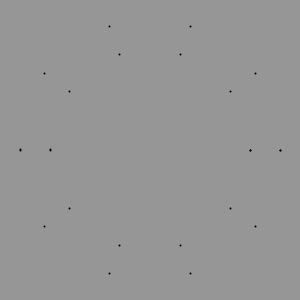
Frame 1 (no input)
Frame 60 (the mouse pressed at the canvas centre just before this capture): identical to frame 1, image omitted
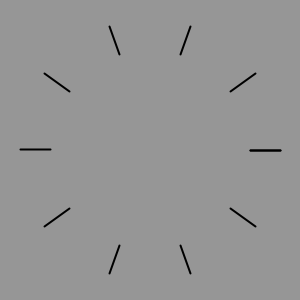
Frame 120 (the mouse held since frame 60 and released just before this capture)

The Processing sketch that drew these frames (run headless with seeded random() and noise(); from frame 60 on, the mouse is pressed at the canvas centre):

// Processing sketch: listing_4_1
// ── listing_4_1.pde
// Processing for Android: 
// Create Mobile, Sensor-Aware, and XR Applications Using Processing
// Andres Colubri
// https://andrescolubri.net/processing-for-android-book

int[] types = {POINTS, LINES, TRIANGLES, 
               TRIANGLE_STRIP, TRIANGLE_FAN,
               QUADS, QUAD_STRIP, POLYGON};
int selected = 0;

void setup() {
  size(300, 300);
  strokeWeight(2);
}

void draw() {
  background(150);
  beginShape(types[selected]);
  for (int i = 0; i <= 10; i++) {
    float a = map(i, 0, 10, 0, TWO_PI);
    float x0 = width/2  + 100 * cos(a);
    float y0 = height/2 + 100 * sin(a);
    float x1 = width/2  + 130 * cos(a);
    float y1 = height/2 + 130 * sin(a);      
    vertex(x0, y0);
    vertex(x1, y1);
  }
  endShape();
}

void mousePressed() {
  selected = (selected + 1) % types.length;
  println("Drawing shape", selected);
}
